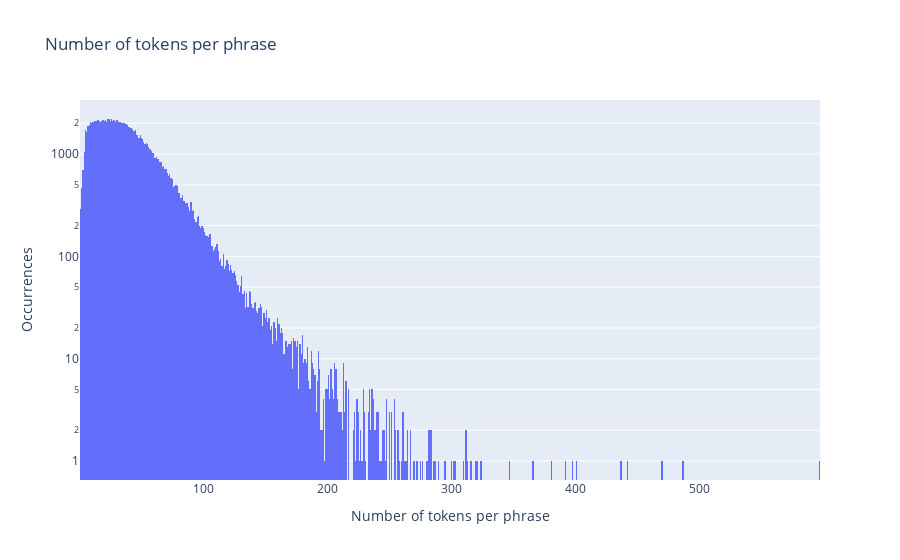

Here is the notebook cell this chart was saved with:
### Code cell
# Histogram: number of tokens per phrase
fig = px.histogram(tokenized_df, x='tokenizer_length', nbins=max(tokenized_df['tokenizer_length']), 
                   labels={'word_count': 'Number of tokens per phrase', 'count': 'Number of Occurrences'},
                   title='Number of tokens per phrase',
                   log_y=True)  # Set log scale on y-axis

fig.update_layout(yaxis_title='Occurrences')
fig.update_layout(xaxis_title='Number of tokens per phrase')
fig.show()

### Figure 1 — Plotly figure (JSON) as saved in the notebook; plotly's stock layout.template omitted (floating-point values rounded to 4 significant figures; data arrays with more than 128 entries replaced by an {"elided": "..."} marker saying what was removed)
{"data": [{"alignmentgroup": "True", "bingroup": "x", "hovertemplate": "tokenizer_length=%{x}<br>count=%{y}<extra></extra>", "legendgroup": "", "marker": {"color": "#636efa", "pattern": {"shape": ""}}, "name": "", "nbinsx": 597, "offsetgroup": "", "orientation": "v", "showlegend": false, "type": "histogram", "x": {"elided": "128541 int values"}, "xaxis": "x", "yaxis": "y"}], "layout": {"autosize": true, "barmode": "relative", "legend": {"tracegroupgap": 0}, "title": {"text": "Number of tokens per phrase"}, "xaxis": {"anchor": "y", "autorange": true, "domain": [0, 1], "range": [0.5, 597.5], "title": {"text": "Number of tokens per phrase"}, "type": "linear"}, "yaxis": {"anchor": "x", "autorange": true, "domain": [0, 1], "range": [-0.1857, 3.528], "title": {"text": "Occurrences"}, "type": "log"}}}
